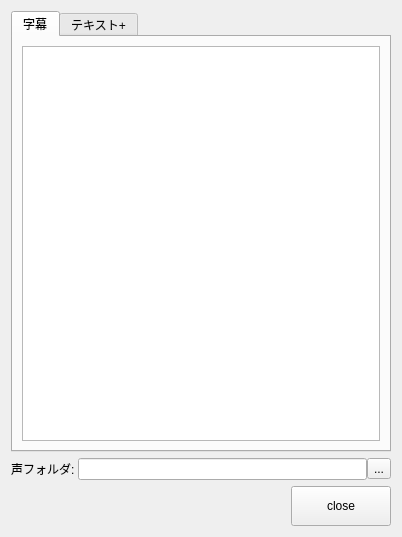
<?xml version="1.0" encoding="UTF-8"?>
<ui version="4.0">
 <class>Form</class>
 <widget class="QWidget" name="Form">
  <property name="geometry">
   <rect>
    <x>0</x>
    <y>0</y>
    <width>402</width>
    <height>537</height>
   </rect>
  </property>
  <property name="windowTitle">
   <string>Form</string>
  </property>
  <layout class="QVBoxLayout" name="verticalLayout_3">
   <item>
    <widget class="QTabWidget" name="tabWidget">
     <property name="currentIndex">
      <number>0</number>
     </property>
     <widget class="QWidget" name="stTab">
      <attribute name="title">
       <string>字幕</string>
      </attribute>
      <layout class="QVBoxLayout" name="verticalLayout">
       <item>
        <widget class="QTreeView" name="treeView">
         <property name="sizePolicy">
          <sizepolicy hsizetype="Expanding" vsizetype="Expanding">
           <horstretch>0</horstretch>
           <verstretch>0</verstretch>
          </sizepolicy>
         </property>
         <property name="minimumSize">
          <size>
           <width>350</width>
           <height>0</height>
          </size>
         </property>
         <property name="dragEnabled">
          <bool>true</bool>
         </property>
         <property name="selectionMode">
          <enum>QAbstractItemView::ExtendedSelection</enum>
         </property>
        </widget>
       </item>
      </layout>
     </widget>
     <widget class="QWidget" name="textTab">
      <attribute name="title">
       <string>テキスト+</string>
      </attribute>
      <layout class="QVBoxLayout" name="verticalLayout_4">
       <item>
        <layout class="QHBoxLayout" name="horizontalLayout_3">
         <item>
          <widget class="DragButton" name="dragButton">
           <property name="minimumSize">
            <size>
             <width>100</width>
             <height>100</height>
            </size>
           </property>
           <property name="text">
            <string>drag</string>
           </property>
          </widget>
         </item>
         <item>
          <spacer name="horizontalSpacer_2">
           <property name="orientation">
            <enum>Qt::Horizontal</enum>
           </property>
           <property name="sizeHint" stdset="0">
            <size>
             <width>40</width>
             <height>20</height>
            </size>
           </property>
          </spacer>
         </item>
         <item>
          <layout class="QVBoxLayout" name="verticalLayout_2">
           <item>
            <spacer name="verticalSpacer">
             <property name="orientation">
              <enum>Qt::Vertical</enum>
             </property>
             <property name="sizeType">
              <enum>QSizePolicy::Preferred</enum>
             </property>
             <property name="sizeHint" stdset="0">
              <size>
               <width>20</width>
               <height>40</height>
              </size>
             </property>
            </spacer>
           </item>
           <item>
            <widget class="QPushButton" name="charaButton">
             <property name="text">
              <string>キャラクター設定</string>
             </property>
            </widget>
           </item>
          </layout>
         </item>
        </layout>
       </item>
       <item>
        <widget class="QTreeView" name="wavTreeView">
         <property name="sizePolicy">
          <sizepolicy hsizetype="Expanding" vsizetype="Expanding">
           <horstretch>0</horstretch>
           <verstretch>0</verstretch>
          </sizepolicy>
         </property>
         <property name="minimumSize">
          <size>
           <width>350</width>
           <height>0</height>
          </size>
         </property>
         <property name="dragEnabled">
          <bool>true</bool>
         </property>
        </widget>
       </item>
      </layout>
     </widget>
    </widget>
   </item>
   <item>
    <layout class="QHBoxLayout" name="horizontalLayout_2">
     <property name="spacing">
      <number>0</number>
     </property>
     <item>
      <widget class="QLabel" name="label">
       <property name="text">
        <string>声フォルダ: </string>
       </property>
      </widget>
     </item>
     <item>
      <widget class="QLineEdit" name="folderLineEdit"/>
     </item>
     <item>
      <widget class="QToolButton" name="folderToolButton">
       <property name="text">
        <string>...</string>
       </property>
      </widget>
     </item>
    </layout>
   </item>
   <item>
    <layout class="QHBoxLayout" name="horizontalLayout">
     <item>
      <spacer name="horizontalSpacer">
       <property name="orientation">
        <enum>Qt::Horizontal</enum>
       </property>
       <property name="sizeHint" stdset="0">
        <size>
         <width>40</width>
         <height>20</height>
        </size>
       </property>
      </spacer>
     </item>
     <item>
      <widget class="QPushButton" name="closeButton">
       <property name="minimumSize">
        <size>
         <width>100</width>
         <height>40</height>
        </size>
       </property>
       <property name="text">
        <string>close</string>
       </property>
      </widget>
     </item>
    </layout>
   </item>
  </layout>
 </widget>
 <customwidgets>
  <customwidget>
   <class>DragButton</class>
   <extends>QPushButton</extends>
   <header>rs.tool.voice_bin.drag_button</header>
  </customwidget>
 </customwidgets>
 <resources/>
 <connections/>
</ui>
